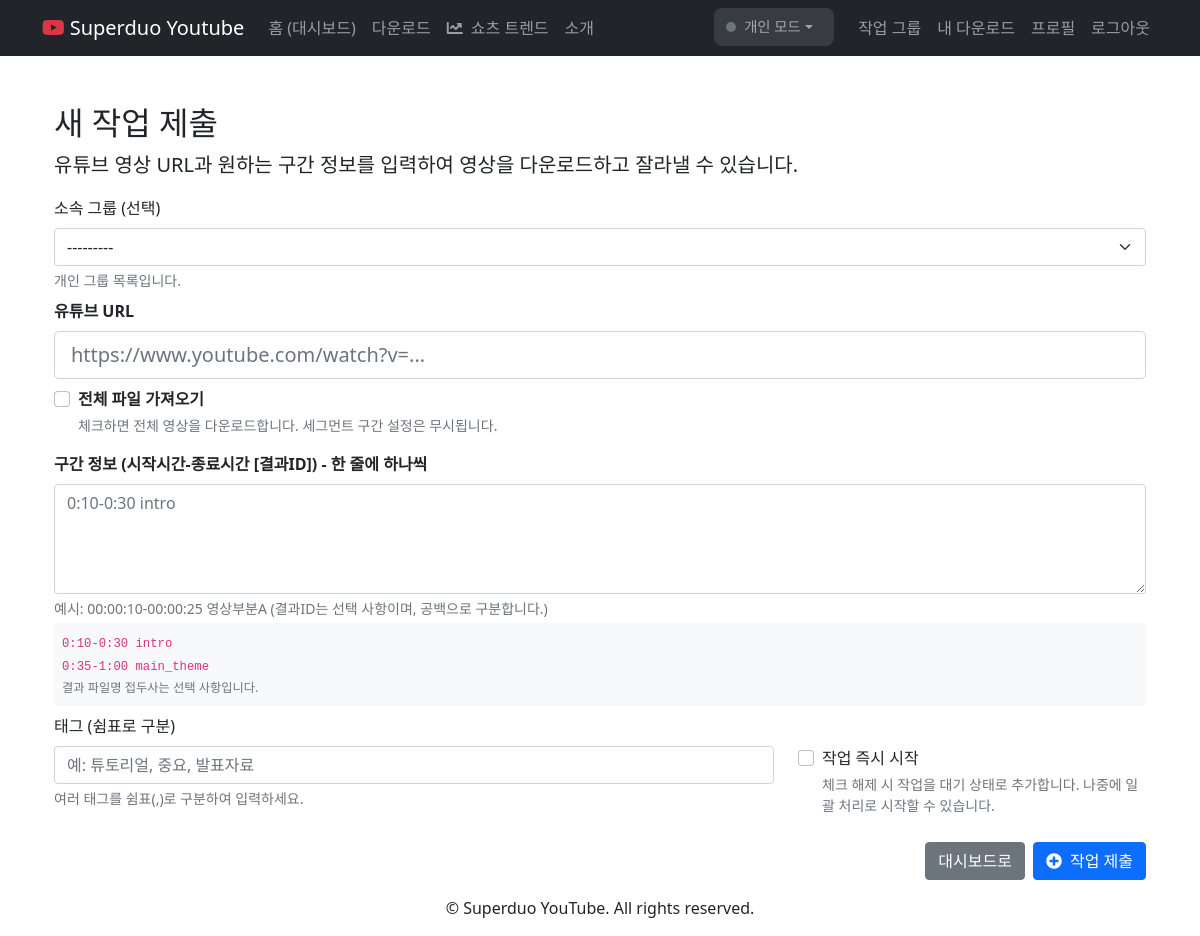
Before: /video-processor/submit/ (signed in) with the older database file.
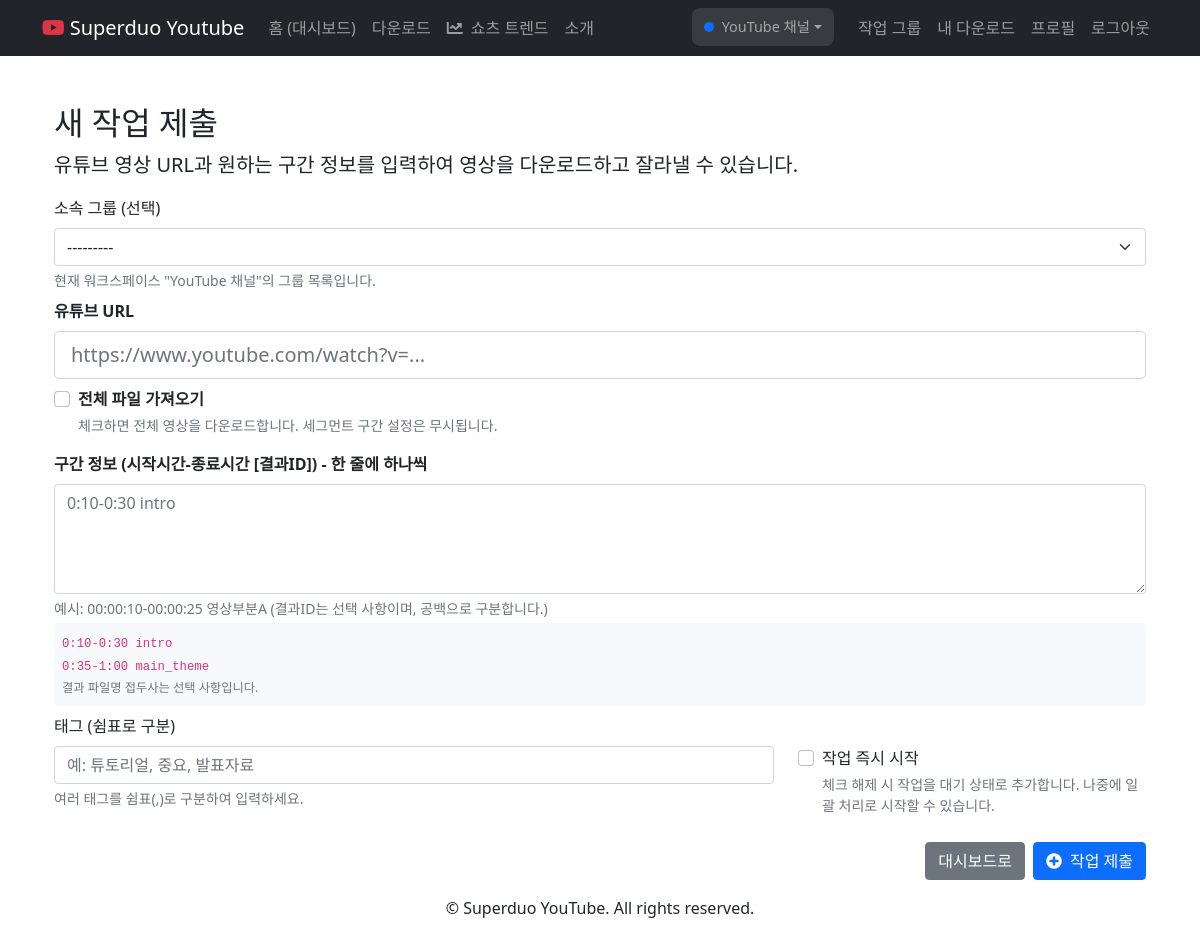
After: the same page with the newer database file.
### video_processor/models.py (models this page shows, shortened)
class TaskGroup(models.Model):
    STATUS_CHOICES = [
        ('ACTIVE', '활성'),
        ('ARCHIVED', '보관됨'),
    ]
    group_id = models.UUIDField(primary_key=True, default=uuid.uuid4, editable=False)
    user = models.ForeignKey(settings.AUTH_USER_MODEL, on_delete=models.CASCADE, related_name='task_groups')
    workspace = models.ForeignKey(
        'workspace.Workspace',
        on_delete=models.CASCADE,
        related_name='task_groups',
        null=True,
        blank=True,
        verbose_name='워크스페이스'
    )
    name = models.CharField(max_length=255, verbose_name='그룹명')
    description = models.TextField(blank=True, null=True, verbose_name='설명')
    status = models.CharField(max_length=10, choices=STATUS_CHOICES, default='ACTIVE')
    created_at = models.DateTimeField(auto_now_add=True)
    updated_at = models.DateTimeField(auto_now=True)
    def __str__(self):
        workspace_name = f" ({self.workspace.name})" if self.workspace else ""
        return f"{self.name}{workspace_name} (User: {self.user.username if hasattr(self.user, 'username') else self.user.pk})"
    class Meta:
        ordering = ['-created_at']

### users/models.py (models this page shows, shortened)
class User(AbstractUser):
    bio = models.TextField(_("자기소개"), blank=True, default="")
    current_workspace = models.ForeignKey(
        'workspace.Workspace',
        on_delete=models.SET_NULL,
        null=True,
        blank=True,
        related_name='current_users',
        verbose_name=_("현재 워크스페이스"),
        help_text=_("사용자가 현재 작업 중인 워크스페이스입니다. 비어있으면 개인 모드입니다.")
    )
    class Meta(AbstractUser.Meta):
        swappable = "AUTH_USER_MODEL"
    def is_in_workspace_mode(self):
        return self.current_workspace is not None

### workspace/models.py (models this page shows, shortened)
class Workspace(models.Model):
    STATUS_CHOICES = [
        ('ACTIVE', '활성'),
        ('INACTIVE', '비활성'),
        ('ARCHIVED', '보관됨'),
    ]
    workspace_id = models.UUIDField(primary_key=True, default=uuid.uuid4, editable=False)
    name = models.CharField(max_length=255, unique=True, verbose_name='워크스페이스명')
    description = models.TextField(blank=True, null=True, verbose_name='설명')
    icon = models.ImageField(
        upload_to=workspace_icon_upload_path,
        blank=True,
        null=True,
        verbose_name='워크스페이스 아이콘',
        help_text='정사각형 이미지를 권장합니다 (권장 크기: 512x512px)'
    )
    owner = models.ForeignKey(
        settings.AUTH_USER_MODEL,
        on_delete=models.CASCADE,
        related_name='owned_workspaces',
        verbose_name='소유자'
    )
    status = models.CharField(max_length=10, choices=STATUS_CHOICES, default='ACTIVE')
    is_public = models.BooleanField(default=False, verbose_name='공개 여부')
    max_members = models.PositiveIntegerField(default=10, verbose_name='최대 멤버 수')
    created_at = models.DateTimeField(auto_now_add=True)
    updated_at = models.DateTimeField(auto_now=True)
    class Meta:
        ordering = ['-created_at']
        verbose_name = '워크스페이스'
        verbose_name_plural = '워크스페이스들'

### video_processor/views.py (the view, shortened to what this page needs)
# urls.py: path('submit/', JobSubmitView.as_view(), name='job_submit'), # 기존 submit_download 대체
class JobSubmitView(LoginRequiredMixin, WorkspaceAwareMixin, View):
    template_name = 'video_processor/job_submit_form.html'
    MAX_SEGMENTS_PER_JOB = 100 # 작업 당 최대 세그먼트 수 제한
    def get(self, request, group_id=None):
        initial_data = {}
        current_group_object = None
        user = request.user
        form = JobAndSegmentForm(user=request.user, initial=initial_data)
        context = {
            'form': form,
            'group_id': group_id,
            'current_group_object': current_group_object
        }
        return render(request, self.template_name, context)

### templates/video_processor/job_submit_form.html (shortened to what the changed rows need)
{% extends "base.html" %}
{% load widget_tweaks %}
{% block content %}
<div class="container mt-5">
    {% if current_group_object %}
        <nav aria-label="breadcrumb">
            <ol class="breadcrumb">
                <li class="breadcrumb-item"><a href="{% url 'video_processor:group_list' %}">그룹 목록</a></li>
                <li class="breadcrumb-item"><a href="{% url 'video_processor:group_detail' group_id=current_group_object.group_id %}">{{ current_group_object.name }}</a></li>
                <li class="breadcrumb-item active" aria-current="page">새 작업 추가</li>
            </ol>
        </nav>
        <h2>그룹 "{{ current_group_object.name }}"에 새 작업 추가</h2>
    {% else %}
        <h2>새 작업 제출</h2>
    {% endif %}
    <form method="post" novalidate>
        {% if not current_group_object and not group_id %}
            <div class="mb-2">
                <label for="{{ form.group.id_for_label }}" class="form-label">{{ form.group.label }}</label>
                {% render_field form.group class+="form-select" %}
                {% if form.group.help_text %}
                    <div class="form-text small">{{ form.group.help_text|safe }}</div>
                {% endif %}
            </div>
        {% elif current_group_object %}
            <div class="alert alert-info mb-3">
                <i class="fas fa-info-circle me-2"></i><strong>선택된 그룹:</strong> {{ current_group_object.name }}
            </div>
        {% endif %}
    </form>
</div>
{% endblock %}

### templates/base.html (shortened to what this page needs)
<!DOCTYPE html>
<html lang="ko">
<head>
    <link href="https://cdn.jsdelivr.net/npm/bootstrap@5.1.3/dist/css/bootstrap.min.css" rel="stylesheet">
    <link href="https://cdnjs.cloudflare.com/ajax/libs/font-awesome/5.15.4/css/all.min.css" rel="stylesheet">
    <link href="https://cdn.jsdelivr.net/npm/bootstrap-icons@1.10.0/font/bootstrap-icons.css" rel="stylesheet">
</head>
<body{% if not user.is_authenticated %} class="no-navbar"{% endif %}>
    <div class="wrapper">
        {% if user.is_authenticated %}
        <nav class="navbar navbar-expand-lg navbar-dark bg-dark">
            <div class="container">
                <a class="navbar-brand" href="{% url 'core:dashboard' %}">
                    <i class="fab fa-youtube text-danger"></i> Superduo Youtube
                </a>
                <div class="collapse navbar-collapse" id="navbarNav">
                    <ul class="navbar-nav me-auto">
                        <li class="nav-item">
                            <a class="nav-link" href="{% url 'core:dashboard' %}">홈 (대시보드)</a>
                        </li>
                        <li class="nav-item">
                            <a class="nav-link" href="{% url 'downloads:download_form' %}">다운로드</a>
                        </li>
                        <li class="nav-item">
                            <a class="nav-link" href="{% url 'youtube_trending:shorts_comparison' %}">
                                <i class="fas fa-chart-line me-1"></i>
                                쇼츠 트렌드
                            </a>
                        </li>
                        <li class="nav-item">
                            <a class="nav-link" href="{% url 'core:about' %}">소개</a>
                        </li>
                    </ul>
                    <ul class="navbar-nav">
                        <li class="nav-item dropdown me-3">
                            <a class="nav-link dropdown-toggle workspace-selector-toggle" href="#" id="workspaceDropdown" role="button" data-bs-toggle="dropdown" aria-expanded="false">
                                {% if user.current_workspace %}
                                    <span class="workspace-badge workspace"></span>
                                    <span class="workspace-text">{{ user.current_workspace.name|truncatechars:12 }}</span>
                                {% else %}
                                    <span class="workspace-badge personal"></span>
                                    <span class="workspace-text">개인 모드</span>
                                {% endif %}
                            </a>
                        </li>
                        <li class="nav-item">
                            <a class="nav-link" href="{% url 'video_processor:group_list' %}">작업 그룹</a>
                        </li>
                        <li class="nav-item">
                            <a class="nav-link" href="{% url 'downloads:download_list' %}">내 다운로드</a>
                        </li>
                        <li class="nav-item">
                            <a class="nav-link" href="{% url 'users:profile' %}">프로필</a>
                        </li>
                        <li class="nav-item">
                            <a class="nav-link" href="{% url 'users:logout' %}">로그아웃</a>
                        </li>
                    </ul>
                </div>
            </div>
        </nav>
        {% endif %}
        <div class="{% if user.is_authenticated %}container mt-4{% else %}container-fluid p-0{% endif %}">
            {% block content %}{% endblock %}
        </div>
    </div>
    {% if user.is_authenticated %}
    <footer class="text-center py-3">
        <div class="container">
            <p class="mb-0">&copy; Superduo YouTube. All rights reserved.</p>
        </div>
    </footer>
    {% else %}
    <footer class="text-center py-3">
        <div class="container">
            <p class="mb-0">&copy; Superduo YouTube. All rights reserved.</p>
        </div>
    </footer>
    {% endif %}
</body>
</html>

Changed rows visible on the page:
no longer on this page (row unchanged): TaskGroup: group "---------"
now on this page (row edited): User: current_workspace.name "YouTube 채널"
Other visible differences:
form field group: (not shown) → "---------"
text no longer shown: "개인 그룹 목록입니다. 개인 모드"
text now shown: "현재 워크스페이스 \"YouTube 채널\"의 그룹 목록입니다."
